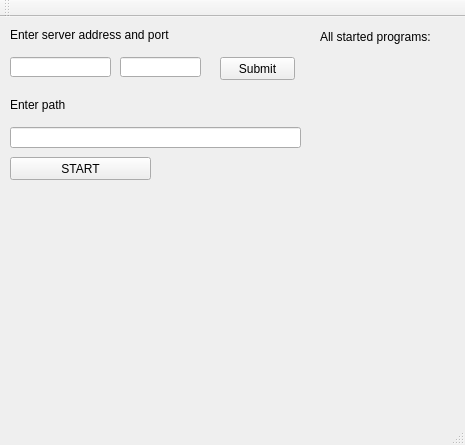
<?xml version="1.0" encoding="UTF-8"?>
<ui version="4.0">
 <class>MainWindow</class>
 <widget class="QMainWindow" name="MainWindow">
  <property name="geometry">
   <rect>
    <x>0</x>
    <y>0</y>
    <width>465</width>
    <height>445</height>
   </rect>
  </property>
  <property name="windowTitle">
   <string>MainWindow</string>
  </property>
  <widget class="QWidget" name="centralWidget">
   <widget class="QLabel" name="label_2">
    <property name="geometry">
     <rect>
      <x>320</x>
      <y>10</y>
      <width>141</width>
      <height>20</height>
     </rect>
    </property>
    <property name="text">
     <string>All started programs:</string>
    </property>
   </widget>
   <widget class="QLabel" name="label_3">
    <property name="geometry">
     <rect>
      <x>10</x>
      <y>80</y>
      <width>81</width>
      <height>16</height>
     </rect>
    </property>
    <property name="text">
     <string>Enter path</string>
    </property>
   </widget>
   <widget class="QLineEdit" name="progName">
    <property name="geometry">
     <rect>
      <x>10</x>
      <y>110</y>
      <width>291</width>
      <height>21</height>
     </rect>
    </property>
   </widget>
   <widget class="QPushButton" name="btn">
    <property name="geometry">
     <rect>
      <x>10</x>
      <y>140</y>
      <width>141</width>
      <height>23</height>
     </rect>
    </property>
    <property name="text">
     <string>START</string>
    </property>
   </widget>
   <widget class="QLabel" name="programslbl">
    <property name="geometry">
     <rect>
      <x>320</x>
      <y>30</y>
      <width>111</width>
      <height>341</height>
     </rect>
    </property>
    <property name="text">
     <string/>
    </property>
    <property name="alignment">
     <set>Qt::AlignLeading|Qt::AlignLeft|Qt::AlignTop</set>
    </property>
   </widget>
   <widget class="QLabel" name="label">
    <property name="geometry">
     <rect>
      <x>10</x>
      <y>10</y>
      <width>161</width>
      <height>16</height>
     </rect>
    </property>
    <property name="text">
     <string>Enter server address and port</string>
    </property>
   </widget>
   <widget class="QLineEdit" name="address_inp">
    <property name="geometry">
     <rect>
      <x>10</x>
      <y>40</y>
      <width>101</width>
      <height>20</height>
     </rect>
    </property>
   </widget>
   <widget class="QPushButton" name="address_btn">
    <property name="geometry">
     <rect>
      <x>220</x>
      <y>40</y>
      <width>75</width>
      <height>23</height>
     </rect>
    </property>
    <property name="text">
     <string>Submit</string>
    </property>
   </widget>
   <widget class="QLineEdit" name="port_inp">
    <property name="geometry">
     <rect>
      <x>120</x>
      <y>40</y>
      <width>81</width>
      <height>20</height>
     </rect>
    </property>
   </widget>
  </widget>
  <widget class="QMenuBar" name="menuBar">
   <property name="geometry">
    <rect>
     <x>0</x>
     <y>0</y>
     <width>465</width>
     <height>21</height>
    </rect>
   </property>
  </widget>
  <widget class="QToolBar" name="mainToolBar">
   <attribute name="toolBarArea">
    <enum>TopToolBarArea</enum>
   </attribute>
   <attribute name="toolBarBreak">
    <bool>false</bool>
   </attribute>
  </widget>
  <widget class="QStatusBar" name="statusBar"/>
 </widget>
 <layoutdefault spacing="6" margin="11"/>
 <resources/>
 <connections/>
</ui>
